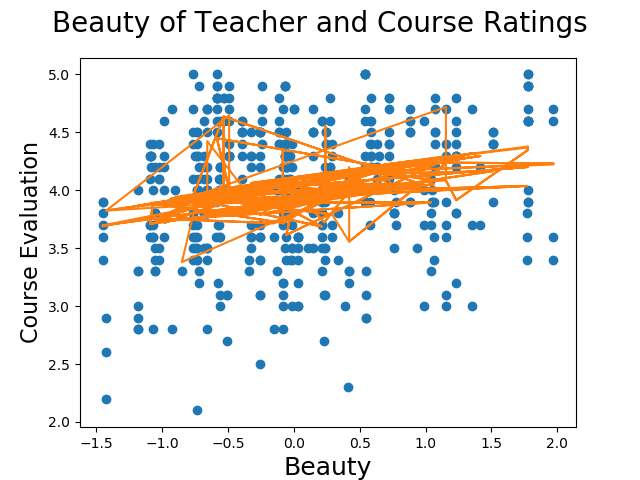

This chart was generated by the following Python code:
import matplotlib.pyplot as plt
import pandas as pd
from sklearn.linear_model import LinearRegression
from scipy.stats import linregress

file = 'data.xlsx'
spreadsheet = pd.ExcelFile(file)
df = spreadsheet.parse(spreadsheet.sheet_names[0])
target = spreadsheet.parse(spreadsheet.sheet_names[1])

regressor = LinearRegression()
regressor.fit(df,target)

# plot
fig = plt.figure()

plt.plot(df['beauty'], target['course_eval'], linestyle='none', marker='o')
result = []
for index, row in df.iterrows():
    result.append((regressor.intercept_ + regressor.coef_[0][0]* row['minority'] \
                  + regressor.coef_[0][1] * row['age'] \
                  + regressor.coef_[0][2] * row['female'] \
                  + regressor.coef_[0][3] * row['onecredit'] \
                  + regressor.coef_[0][4] * row['beauty'] \
                  + regressor.coef_[0][5] * row['intro'] \
                  + regressor.coef_[0][6] * row['nnenglish']).tolist())
result = sum(result,[])

plt.plot( df['beauty'], pd.DataFrame(result,columns=['course_eval']) )

fig.suptitle('Beauty of Teacher and Course Ratings', fontsize=20)
plt.xlabel('Beauty', fontsize=18)
plt.ylabel('Course Evaluation', fontsize=16)

plt.savefig('multipleRegression.png')
